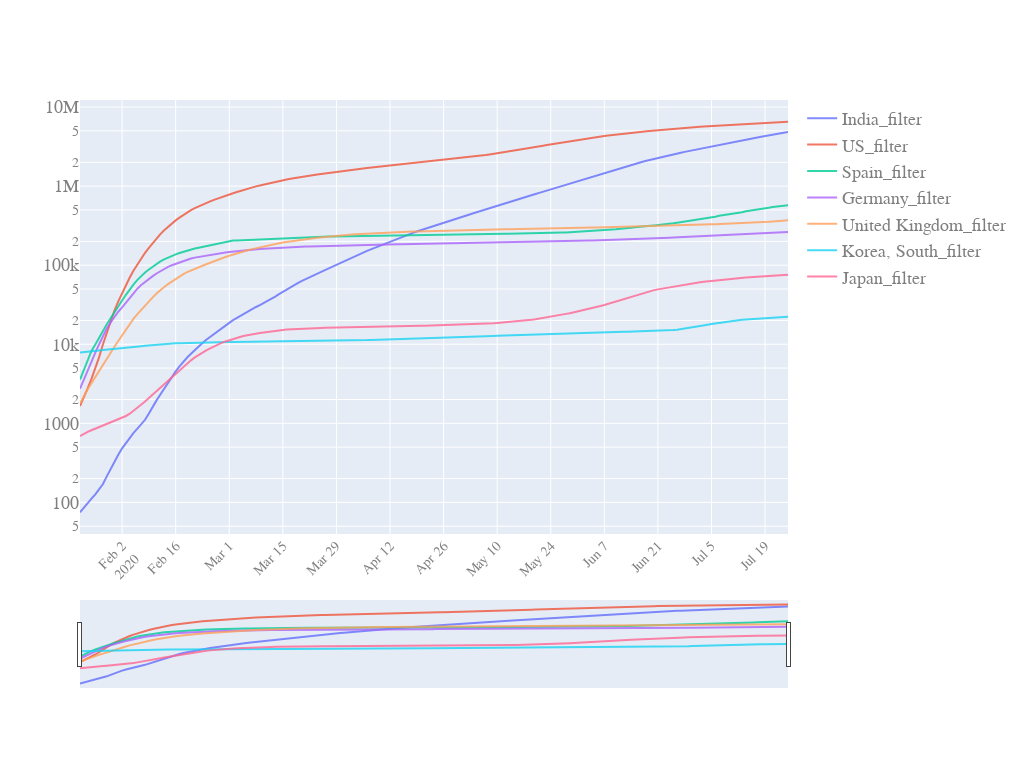

Notebook cell for this chart:
### Code cell
quick_plot(df_analyse_filter.date,
           df_analyse_filter.iloc[50:,len(df_analyse.columns):],
           y_scale='log',
           slider=True)

### Figure 1 — Plotly figure (JSON) as saved in the notebook; plotly's stock layout.template omitted (floating-point values rounded to 4 significant figures; data arrays with more than 128 entries replaced by an {"elided": "..."} marker saying what was removed)
{"data": [{"name": "India_filter", "opacity": 0.8, "type": "scatter", "x": {"elided": "236 str values"}, "y": {"elided": "186 float values"}}, {"name": "US_filter", "opacity": 0.8, "type": "scatter", "x": {"elided": "236 str values"}, "y": {"elided": "186 float values"}}, {"name": "Spain_filter", "opacity": 0.8, "type": "scatter", "x": {"elided": "236 str values"}, "y": {"elided": "186 float values"}}, {"name": "Germany_filter", "opacity": 0.8, "type": "scatter", "x": {"elided": "236 str values"}, "y": {"elided": "186 float values"}}, {"name": "United Kingdom_filter", "opacity": 0.8, "type": "scatter", "x": {"elided": "236 str values"}, "y": {"elided": "186 float values"}}, {"name": "Korea, South_filter", "opacity": 0.8, "type": "scatter", "x": {"elided": "236 str values"}, "y": {"elided": "186 float values"}}, {"name": "Japan_filter", "opacity": 0.8, "type": "scatter", "x": {"elided": "236 str values"}, "y": {"elided": "186 float values"}}], "layout": {"autosize": true, "font": {"color": "#7f7f7f", "family": "PT Sans, monospace", "size": 18}, "height": 768, "width": 1024, "xaxis": {"nticks": 20, "rangeslider": {"visible": true}, "tickangle": -45, "tickfont": {"color": "#7f7f7f", "size": 14}}, "yaxis": {"type": "log"}}}
